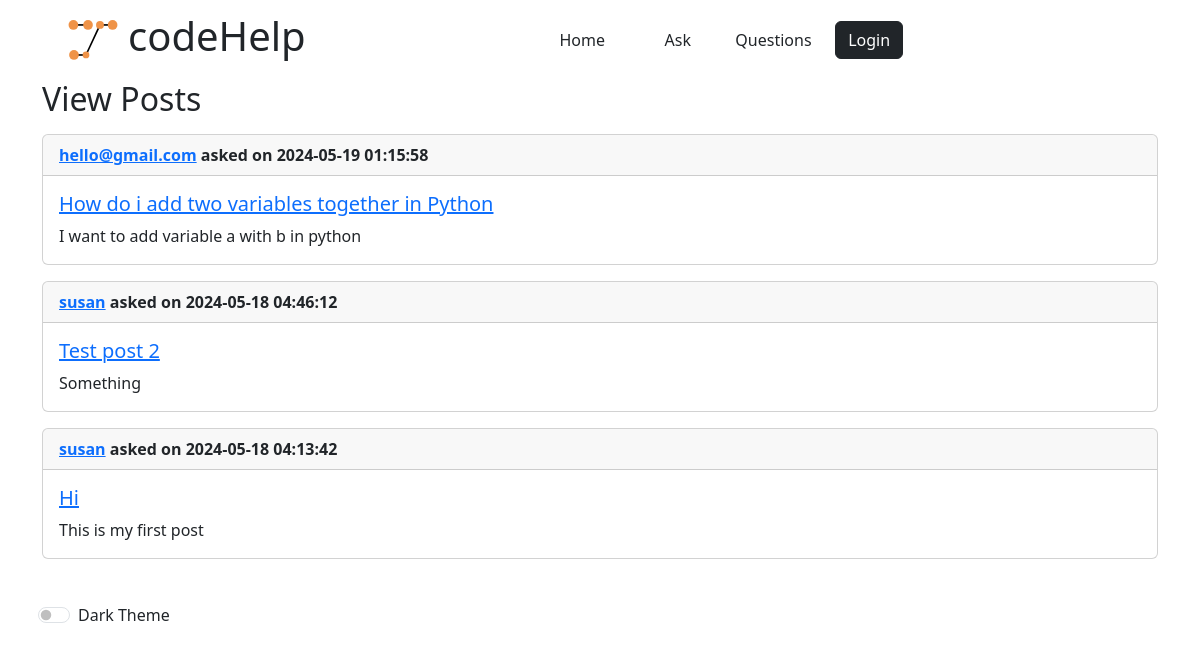
Page /viewPosts on the committed database.
### app/models.py (models this page shows, shortened)
class Post(db.Model):
    id: so.Mapped[int] = so.mapped_column(primary_key=True)
    title: so.Mapped[str] = so.mapped_column(sa.String(140))
    body: so.Mapped[str] = so.mapped_column(sa.String(256))
    timestamp: so.Mapped[datetime] = so.mapped_column(
        index=True, default=lambda: datetime.now(timezone.utc).replace(microsecond=0))
    user_id: so.Mapped[int] = so.mapped_column(sa.ForeignKey(User.id),
                                               index=True)
    author: so.Mapped[User] = so.relationship(back_populates='posts')
    comments: so.WriteOnlyMapped['Comment'] = so.relationship(
        back_populates='post')

class User(UserMixin, db.Model):
    id: so.Mapped[int] = so.mapped_column(primary_key=True)
    username: so.Mapped[str] = so.mapped_column(sa.String(64), index=True,
                                                unique=True)
    email: so.Mapped[str] = so.mapped_column(sa.String(120), index=True,
                                             unique=True)
    password_hash: so.Mapped[Optional[str]] = so.mapped_column(sa.String(256))
    posts: so.WriteOnlyMapped['Post'] = so.relationship(
        back_populates='author')
    comments: so.WriteOnlyMapped['Comment'] = so.relationship(
        back_populates='author')

### app/routes.py (the view)
@app.route('/viewPosts')
def viewPosts():
    posts = Post.query.order_by(desc(Post.timestamp)).all()
    return render_template('viewPosts.html', posts=posts)

### app/templates/viewPosts.html
{% extends "base.html" %}
{% block content %}
<div class="container">
    <h2>View Posts</h2>
    <div id="posts" class="mt-3">
        {% for post in posts %}
        <div class="card mb-3">
            <div class="card-header">
                <strong><a href="{{ url_for('profile', user_id=post.author.id) }}">{{ post.author.username }}</a> asked on {{post.timestamp}}</strong>
            </div>
            <div class="card-body">
                <h5 class="card-title"><a href="{{ url_for('postDetails', post_id=post.id) }}">{{ post.title }}</a></h5>
                <p class="card-text">{{ post.body }}</p>
            </div>
        </div>
        {% endfor %}
    </div>
</div>
{% endblock %}

### app/static/codeHelp.css (style rules this page uses)
body { background-color: #ffffff; color: #212529; }

### rows in the picture
Post: author.username "hello@gmail.com", timestamp "2024-05-19 01:15:58", title "How do i add two variables together in Python", body "I want to add variable a with b in python"
Post: author.username "susan", timestamp "2024-05-18 04:46:12", title "Test post 2", body "Something"
Post: author.username "susan", timestamp "2024-05-18 04:13:42", title "Hi", body "This is my first post"
